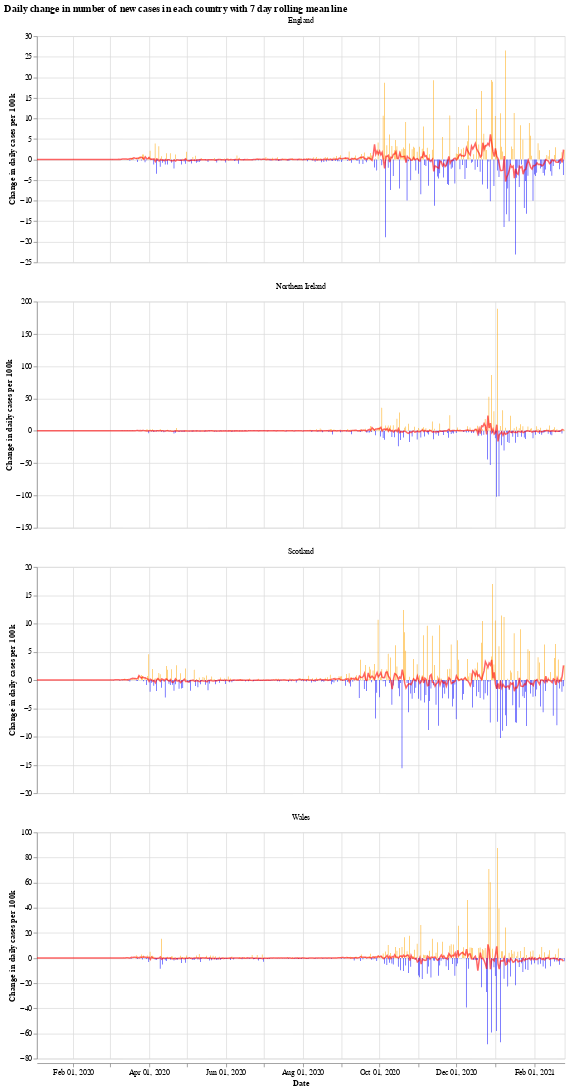

Notebook cell for this chart:
### Markdown cell above
We will use the Python library `Altair` for visualising the data, see the [altair docs](https://altair-viz.github.io/) for more information.

First we have a graph which shows the daily change in the number of new cases for each country. This number jumps up and down all over the place, which is likely due to delay in reporting of new cases over the weekend. Another interesting thing is that it looks like the daily cases in Wales experienced a much shorter period of calm over the summer (calm in the sense of daily cases not jumping up and down).

The orange bars are days when the number of new cases (per 100k population) was more than the previous day, while the blue are days when the number of new cases dropped. The red line is the 7 day moving average. 

When the moving average line is below 0, it means that there is a consistent drop in new cases. We can see this clearly happening around the times that lockdowns were introduced (though, to varying degrees). I will update the graphs soon with a marker of when each lockdown started.

### Code cell
# collapse
import altair as alt

bars = alt.Chart(uk_cases).mark_bar().encode(
    x=alt.X("yearmonthdate(date):T", axis=alt.Axis(title='Date')),
    y=alt.Y("casesChangeRate:Q", axis=alt.Axis(title='Change in daily cases per 100k')),
    tooltip='casesChange',
    color=alt.condition(
        alt.datum.casesChangeRate > 0,
        alt.value("orange"),  # The positive color
        alt.value("blue")  # The negative color
    )
).properties(title='Daily change in number of new cases with 7 day rolling mean',width=700).interactive()

line = alt.Chart(uk_cases).mark_line(
    color='red',
    size=2,
    opacity=0.6
).transform_window(
    rolling_mean='mean(casesChangeRate)',
    frame=[0, 7],
    groupby=['areaName']
).encode(
    x='yearmonthdate(date):T',
    y='rolling_mean:Q'
)

alt.layer(bars, line, data=uk_cases).facet(alt.Column(
    'areaName', title=''), columns=1).resolve_scale(y='independent').properties(title='Daily change in number of new cases in each country with 7 day rolling mean line')

### Figure 1 — Vega-Lite specification as saved in the notebook (floating-point values rounded to 4 significant figures; data arrays with more than 128 entries replaced by an {"elided": "..."} marker saying what was removed)
{"config": {"view": {"continuousWidth": 400, "continuousHeight": 300}}, "data": {"name": "data-3db5388ea52dea8037164fdbf3472c87"}, "facet": {"type": "nominal", "field": "areaName", "title": ""}, "spec": {"layer": [{"mark": "bar", "encoding": {"color": {"condition": {"value": "orange", "test": "(datum.casesChangeRate > 0)"}, "value": "blue"}, "tooltip": {"type": "quantitative", "field": "casesChange"}, "x": {"type": "temporal", "axis": {"title": "Date"}, "field": "date", "timeUnit": "yearmonthdate"}, "y": {"type": "quantitative", "axis": {"title": "Change in daily cases per 100k"}, "field": "casesChangeRate"}}, "selection": {"selector001": {"type": "interval", "bind": "scales", "encodings": ["x", "y"]}}, "title": "Daily change in number of new cases with 7 day rolling mean", "width": 700}, {"mark": {"type": "line", "color": "red", "opacity": 0.6, "size": 2}, "encoding": {"x": {"type": "temporal", "field": "date", "timeUnit": "yearmonthdate"}, "y": {"type": "quantitative", "field": "rolling_mean"}}, "transform": [{"window": [{"op": "mean", "field": "casesChangeRate", "as": "rolling_mean"}], "frame": [0, 7], "groupby": ["areaName"]}]}]}, "columns": 1, "resolve": {"scale": {"y": "independent"}}, "title": "Daily change in number of new cases in each country with 7 day rolling mean line", "$schema": "https://vega.github.io/schema/vega-lite/v4.8.1.json", "datasets": {"data-3db5388ea52dea8037164fdbf3472c87": {"elided": "1676 records"}}}
